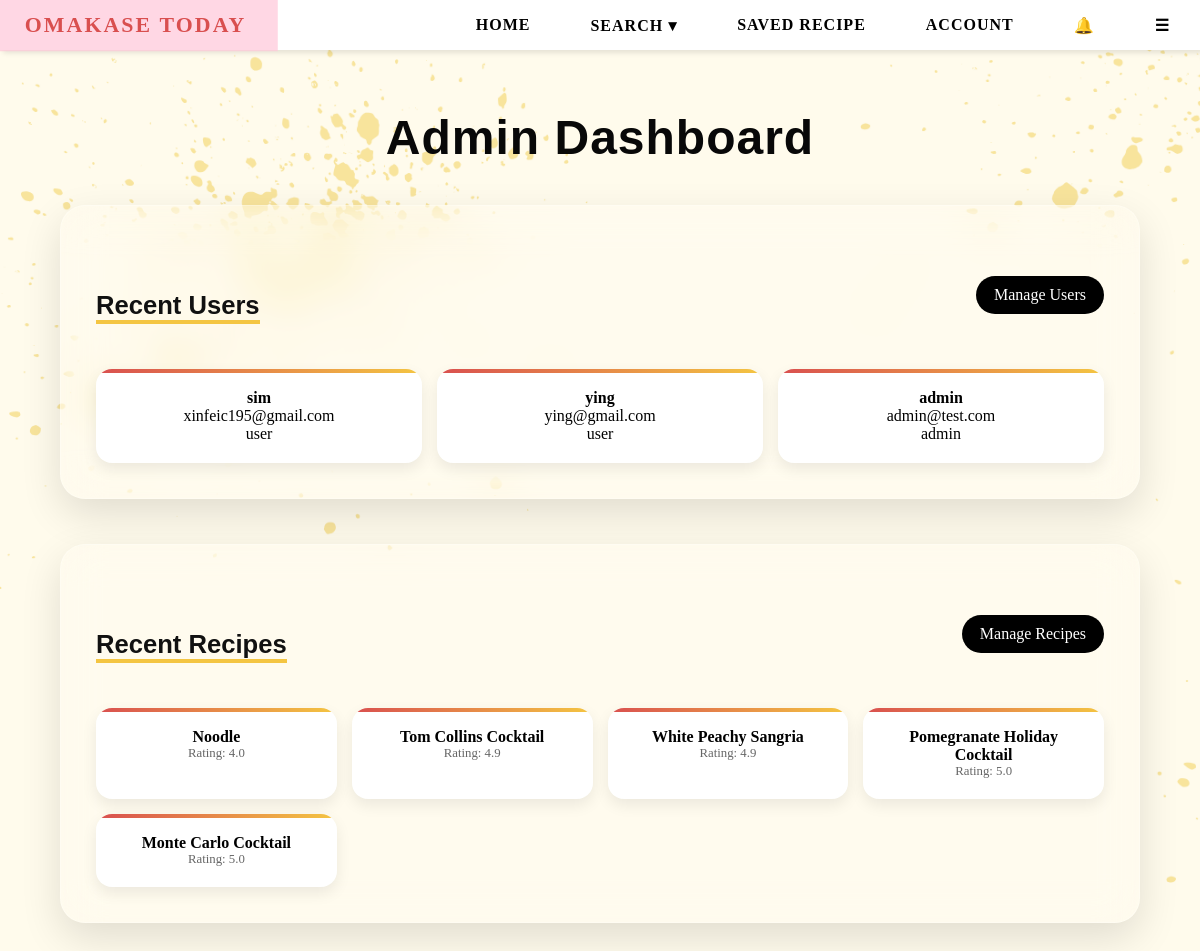
Page /admin (signed in) on the earlier database version.
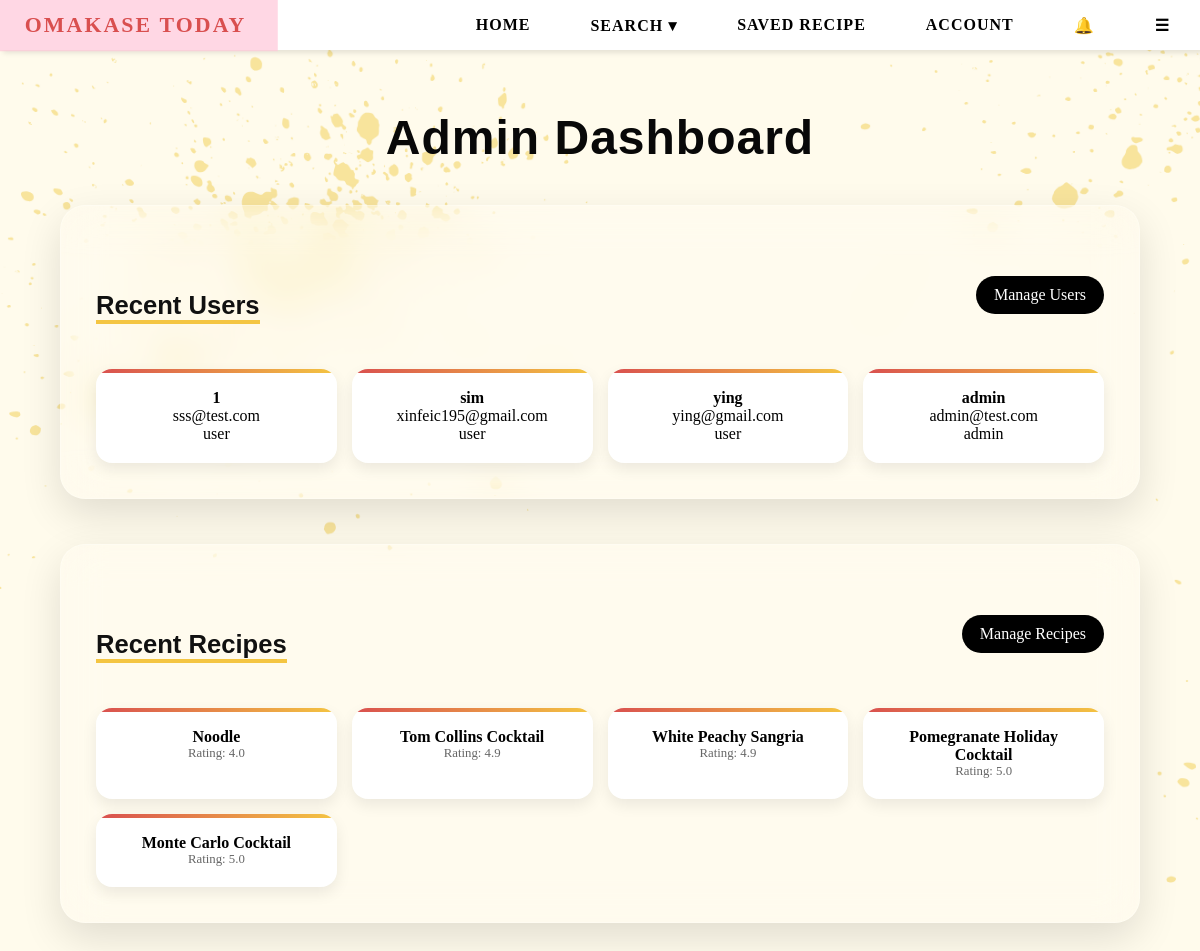
Same page on the later database version.
### tables this page shows
CREATE TABLE users (
        email TEXT PRIMARY KEY,
        username TEXT,
        password TEXT,
        bio TEXT,
        profile_pic TEXT,
        role TEXT DEFAULT 'user'
    , reset_token TEXT, reset_used INTEGER DEFAULT 0, reset_viewed INTEGER DEFAULT 0);

### app.py (the view)
@app.route("/admin")
def admin():
    if session.get("role") != "admin":
        return "403 Forbidden"
    conn = sqlite3.connect(DB_PATH)
    c = conn.cursor()
    c.execute("SELECT email, username, role FROM users ORDER BY rowid DESC LIMIT 5")   #sqlite
    recent_users = c.fetchall()
    conn.close()
    recent_recipes = Recipe.query.order_by(Recipe.id.desc()).limit(5).all()  #recipes(SQLAIchemy)
    return render_template(
        "admin.html",
        recent_users=recent_users,
        recent_recipes=recent_recipes
    )

### app.py (called while the page is built)
@app.context_processor
def inject_notifications():
    if "user" not in session:
        return dict(
            new_notifications=[],
            old_notifications=[],
            notif_count=0
        )
    conn = sqlite3.connect(DB_PATH)
    c = conn.cursor()
    c.execute("""
        SELECT message, is_read, created_at
        FROM notifications
        WHERE user_email = ?
        ORDER BY created_at DESC
        LIMIT 5
    """, (session["user"],))
    rows = c.fetchall()
    new_notifs = [n for n in rows if n[1] == 0]
    old_notifs = [n for n in rows if n[1] == 1]
    c.execute("""
        SELECT COUNT(*) FROM notifications
        WHERE user_email = ? AND is_read = 0
    """, (session["user"],))
    count = c.fetchone()[0]
    conn.close()
    return dict(
        new_notifications=new_notifs,
        old_notifications=old_notifs,
        notif_count=count
    )

### templates/admin.html
{% extends "base.html" %}
{% block content %}
<div class="admin-dashboard">
    <h1 class="admin-title">Admin Dashboard</h1>
    <div class="admin-section">
        <div class="section-header">
            <h2>Recent Users</h2>
            <a href="/admin/users" class="manage-btn">Manage Users</a>
        </div>
        <div class="card-grid">
            {% for user in recent_users %}
            <div class="mini-card">
                <p><b>{{ user[1] }}</b></p>
                <p class="muted">{{ user[0] }}</p>
                <span class="badge">{{ user[2] }}</span>
            </div>
            {% endfor %}
        </div>
    </div>
    <div class="admin-section">
        <div class="section-header">
            <h2>Recent Recipes</h2>
            <a href="/admin/recipes" class="manage-btn">Manage Recipes</a>
        </div>
        <div class="card-grid">
            {% for r in recent_recipes %}
            <div class="mini-card">
                <p><b>{{ r.name }}</b></p>
                <p style="font-size: 0.8rem; color: #666;">Rating: {{ r.rating }}</p>
            </div>
            {% endfor %}
        </div>
    </div>
</div>
{% endblock %}

Differences in the rows shown:
added users: username "1", email "sss@test.com", role "user"
